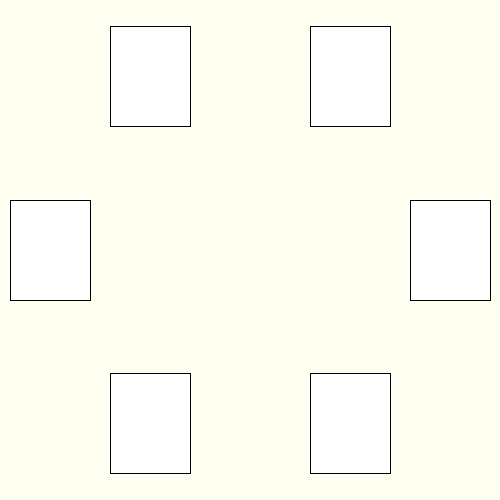
Frame 1 (no input)
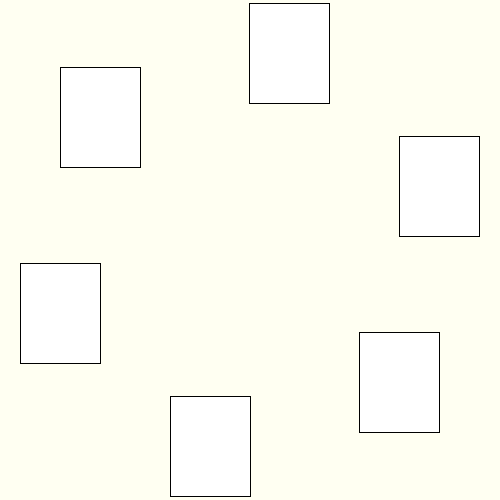
Frame 60 (the mouse pressed at the canvas centre just before this capture)
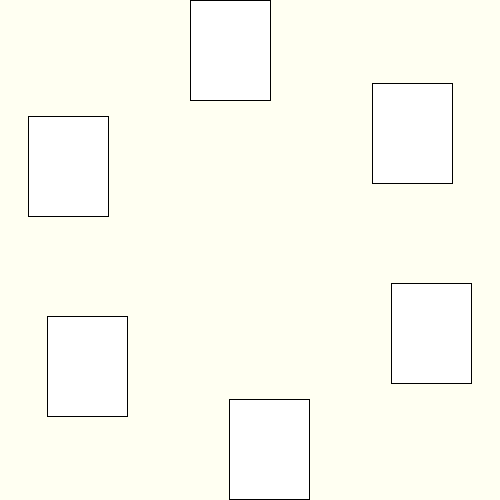
Frame 120 (the mouse held since frame 60 and released just before this capture)

The Processing sketch that drew these frames (run headless with seeded random() and noise(); from frame 60 on, the mouse is pressed at the canvas centre):

// Processing sketch: week11_1
// ── week11_1.pde
//week11-1好玩的程式設計(三角函式/函數)
void setup(){
  size(500,500);//視窗大小
 }
 float a=0;//角度a
void draw(){
  background(#FFFFF2);//淡黃色背景
  rectMode(CENTER);//設定成畫方框模式 要置中對其(比較好看)
  for(int i=0;i<6;i++){//要畫出6個方形
    //國中教過的三角函數cos(a)sin(a)不知道用處 就是x座標y座標
  float x=250+200*cos(a+PI/3*i),y=250+200*sin(a+PI/3*i);
  rect(x,y,80,100);
 }
 a+=0.03;//轉動角度的速度 現在設成3倍
}
